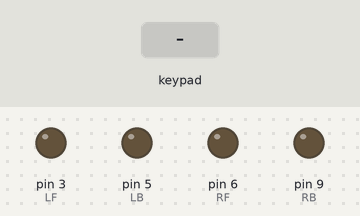
This program was run on a simulated Arduino Uno, built with avr-gcc and run on an emulated ATmega328P. On the bench: output pins drawn as LEDs (lit = HIGH). The test bench sets the inputs (shaded band). What the program prints to the serial monitor is not drawn. At 1.5 s the program stops and its outputs stay as they are.

Above: at 1.3 s.
1.4 s: key 'O' pressed
At 2.2 s:
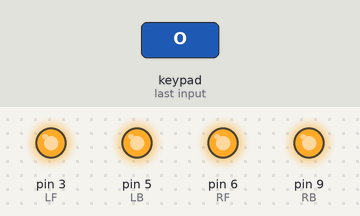
Timing chart, 0 to 3.0 s (numbered marks = the images above; inputs shaded):
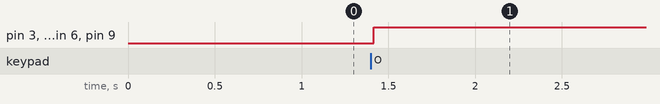

The program:

main.cpp
```cpp
#include <main.h>
PS2X ps2x;

void setup() {
    setPinMode();
    Serial.begin(9600);
    bool error = true;
    while (error) {
        delay(100);
        error = ps2x.config_gamepad(PS2_CLK, PS2_CMD, PS2_SEL, PS2_DAT, pressures, rumble);
        if (!error) {
            Serial.println("Connected");
            break;
        }
    }
}
int valX, valY;
void loop() {
    ps2x.read_gamepad(0,0);
    valX = ps2x.Analog(PSS_LX);
    valY = ps2x.Analog(PSS_LY);
    valX = map(valX,0,255,-H_PWM,H_PWM);
    valY = map(valY,0,255,V_PWM,-V_PWM);
    Serial.print("X: ");
    Serial.print(valX);
    Serial.print(", Y: ");
    Serial.println(valY);
    if (valY>=0) {
        set_velocity(LEFT_MOTOR,valY-valX);
        set_velocity(RIGHT_MOTOR,valY+valX);
    } else {
        set_velocity(LEFT_MOTOR,valY+valX);
        set_velocity(RIGHT_MOTOR,valY-valX);
    }
    if (ps2x.ButtonPressed(PSB_CIRCLE)) {
        analogWrite(RF,255);
        analogWrite(RB,255);
        analogWrite(LF,255);
        analogWrite(LB,255);
        while (ps2x.ButtonPressed(PSB_CIRCLE));
    }
}
```

main.h
```cpp
#define _MAIN_H_

#include <math.h>
#include <Arduino.h>
#include <PS2X_lib.h>

#define PS2_DAT 12
#define PS2_CMD 11
#define PS2_SEL 10
#define PS2_CLK 13
#define pressures false
#define rumble    false

#define LF 3
#define LB 5
#define RF 6
#define RB 9

#define LEFT_MOTOR 0
#define RIGHT_MOTOR 1

#define V_PWM 150
#define H_PWM 50

void set_velocity(bool motor, int velocity) {
    bool direction = (velocity>=0);
    velocity = abs(velocity);
    if (velocity>255) velocity = 255;
    if (motor) {
        analogWrite(RF,(direction)?(velocity):(0));
        analogWrite(RB,(direction)?(0):(velocity));
    } else {
        analogWrite(LF,(direction)?(velocity):(0));
        analogWrite(LB,(direction)?(0):(velocity));
    }
}

void setPinMode(){
    pinMode(LF,OUTPUT);
    pinMode(RF,OUTPUT);
    pinMode(LB,OUTPUT);
    pinMode(RB,OUTPUT);
}
```

Measured:
- after the input at 1.4 s, pin 3 (LF), pin 5 (LB), pin 6 (RF), pin 9 (RB): LOW → HIGH at once
